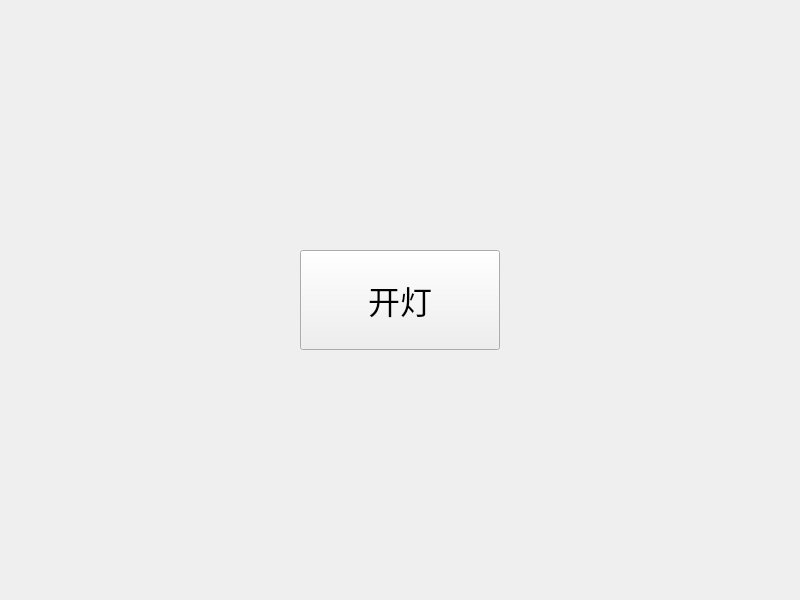
<?xml version="1.0" encoding="UTF-8"?>
<ui version="4.0">
 <class>Widget</class>
 <widget class="QWidget" name="Widget">
  <property name="geometry">
   <rect>
    <x>0</x>
    <y>0</y>
    <width>800</width>
    <height>600</height>
   </rect>
  </property>
  <property name="windowTitle">
   <string>Widget</string>
  </property>
  <layout class="QHBoxLayout" name="horizontalLayout">
   <item>
    <widget class="QPushButton" name="pushButton">
     <property name="maximumSize">
      <size>
       <width>200</width>
       <height>100</height>
      </size>
     </property>
     <property name="font">
      <font>
       <pointsize>24</pointsize>
      </font>
     </property>
     <property name="styleSheet">
      <string notr="true"/>
     </property>
     <property name="text">
      <string>开灯</string>
     </property>
    </widget>
   </item>
  </layout>
 </widget>
 <resources/>
 <connections/>
</ui>
